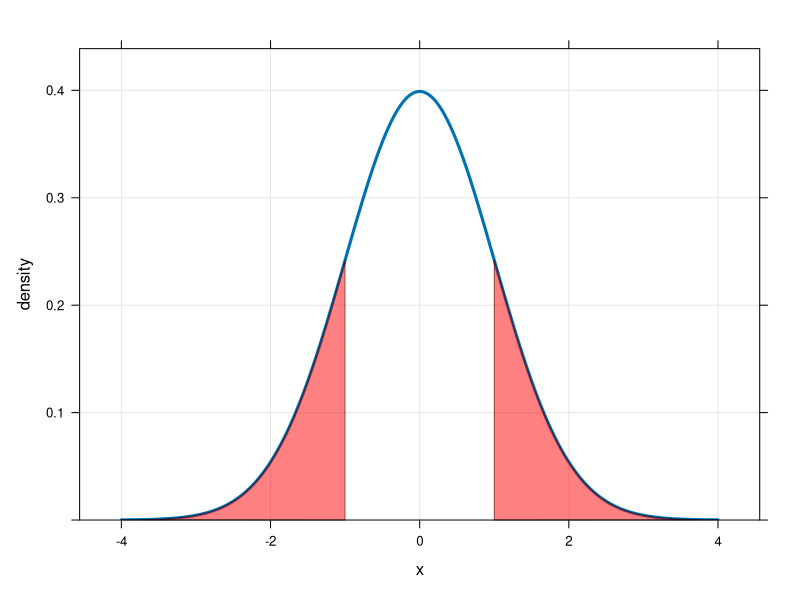
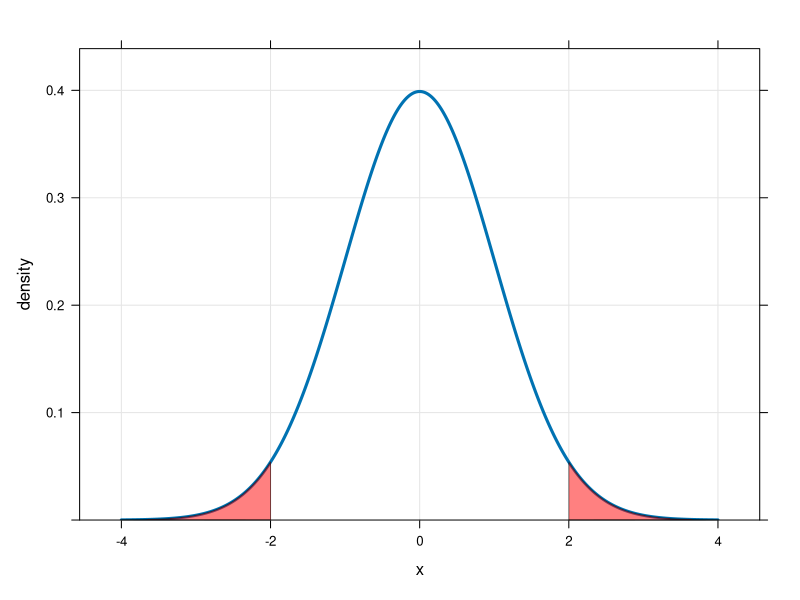
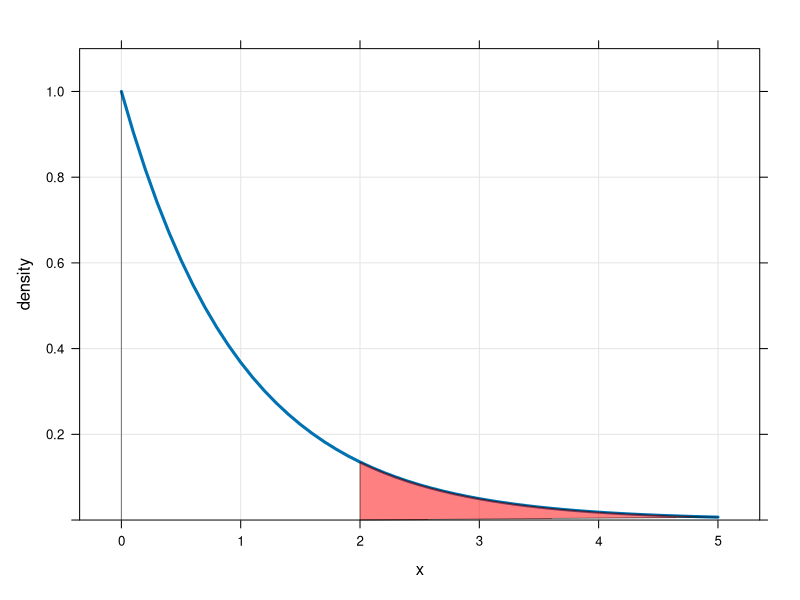
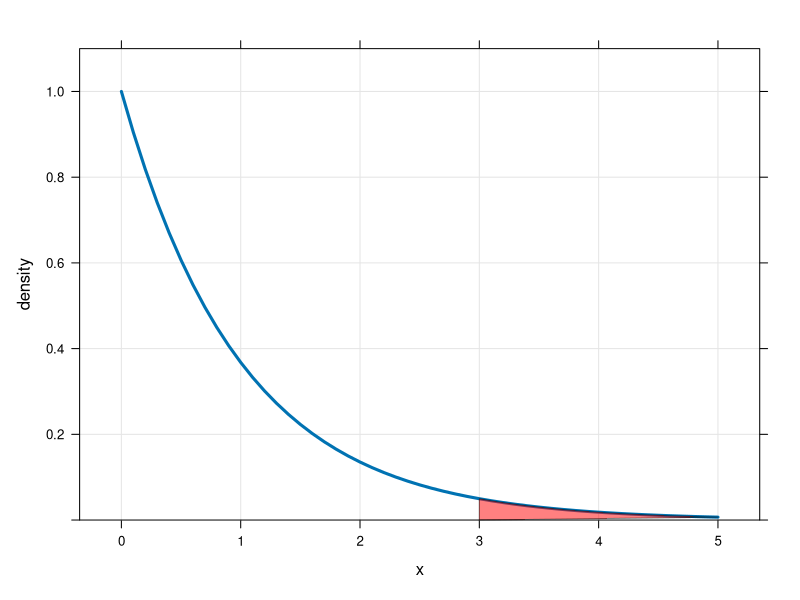

Recreate these plots in R, in order.
#
# Chebyshev's inequality compared with actual values for some distributions
# 
# Normal distribution
# 
library(lattice)
if(!require('latticeExtra')) install.packages('latticeExtra')
library(latticeExtra)


plot_chebyshev <- function(data, low, high, ylab = 'density') {
  xyplot(y ~ x, data, type = 'l',  lwd = 3, ylim = c(0, 1.1*max(data$y)),
         ylab = ylab) +
#       scales = list(x = list(at= seq(-5,5,1)))) +
  layer(panel.polygon(x=c(min(x),x), y=c(0,y), col = 'red', alpha = .5), data = subset(data, x >= high))+
  layer(panel.polygon(x=c(max(x),x), y=c(0,y), col = 'red', alpha = .5), data = subset(data, x <= low))+
  layer_(panel.grid(v=-1,h=-1))
}

norm <- 
  within(
    data.frame(x=seq(-4,4,.01)),
    {
      y <- dnorm(x)
    }
  )

plot_chebyshev(norm, -1, 1)
plot_chebyshev(norm, -2, 2)

exponential <- 
  within(
    data.frame(x=seq(0,5,.1)),
    {
      y <- dexp(x)
    }
  )
plot_chebyshev(exponential, 1-1, 1+1)
plot_chebyshev(exponential, 1-2, 1+2)


options(scipen = 20)
k <- 2:4
pnorm(0 - k * 1) + pnorm(0 + k * 1, lower = FALSE)
pexp(1 - k * 1) + pexp(1 + k * 1, lower = FALSE)
ppois(1 - k * 1,1) + ppois(1 + k * 1, 1, lower = FALSE) + dpois(1 + k * 1,1)
# t with df =3   ( 2 has no variance) 
# mean 0
# var = df/(df-2) = 3
pt(0 - k * sqrt(3), 3) + pt(0 + k * sqrt(3), 3, lower = FALSE)
